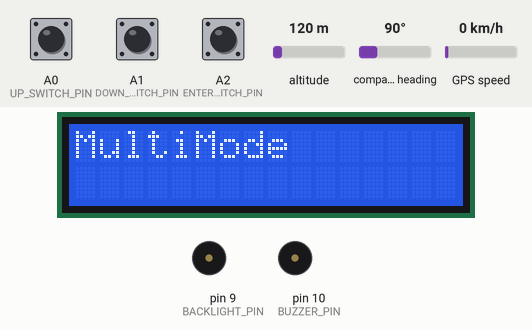
This sketch was run on a simulated Arduino Uno, built with avr-gcc and run on an emulated ATmega328P. Parts: 16×2 character LCD, buzzer (waves = sounding, pin HIGH). The test bench sets the inputs (shaded band); at power-on: A0 (UP_SWITCH_PIN) HIGH, A1 (DOWN_SWITCH_PIN) HIGH, A2 (ENTER_SWITCH_PIN) HIGH, altitude 120 m, compass heading 90°, GPS speed 0 km/h. The GPS gets a fix after 3 s at 37.7749, -122.4194 with 8 satellites; pins used as bus, display or sensor lines are not drawn; what the sketch prints to the serial monitor is not drawn.

Above: at 1.6 s.
1.7 s: A0 (UP_SWITCH_PIN) pulled LOW for 0.15 s
At 2.3 s:
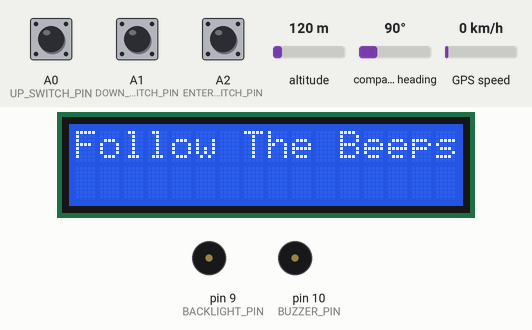
3.3 s: A1 (DOWN_SWITCH_PIN) pulled LOW for 0.15 s
At 4.4 s:
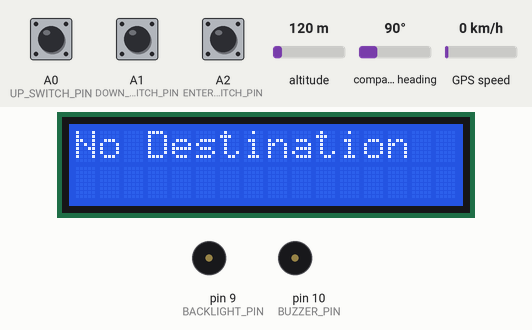
4.9 s: A0 (UP_SWITCH_PIN) pulled LOW for 1 s
At 7.1 s:
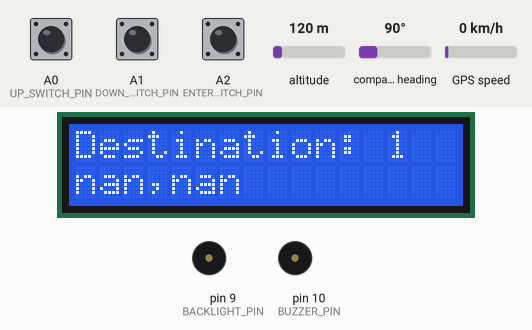
7.4 s: A1 (DOWN_SWITCH_PIN) pulled LOW for 1 s
At 8.7 s:
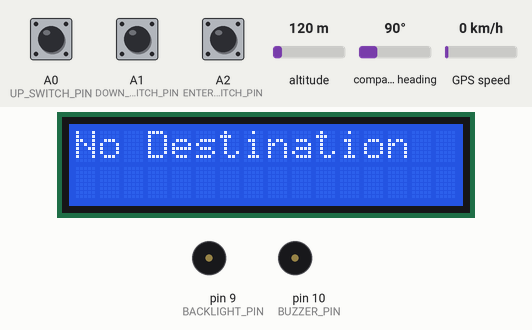
9.9 s: A0 (UP_SWITCH_PIN) pulled LOW for 3.2 s
At 13.7 s:
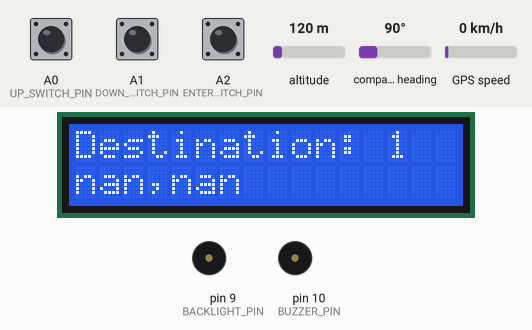
Timing chart, 0 to 15.2 s (numbered marks = the images above; inputs shaded):
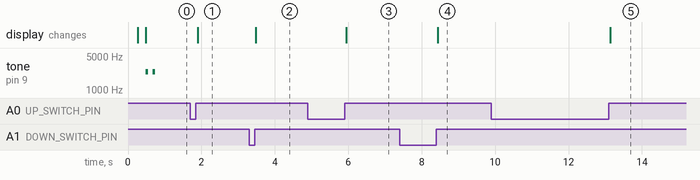

Measured:
- after the input at 1.7 s, the display: changes after 0.19 s (image 1)
- after the input at 3.3 s, the display: changes after 0.18 s (image 2)
- after the input at 4.9 s, the display: changes after 1.0 s (image 3)
- after the input at 7.4 s, the display: changes after 1.0 s (image 4)
- after the input at 9.9 s, the display: changes after 3.2 s (image 5)
- by itself, tone on pin 9 (BACKLIGHT_PIN): alternates 2400 Hz for 0.06 s and silent for 0.13 s, 4 changes in all, then stays silent

The sketch:

GPS_LCD_Beeper.ino
```cpp
#include <toneAC.h>
#include "Arduino.h"
#include "Definitions.h"
#include <SoftwareSerial.h>
#include "FrontControls.h"
#include "GPSGuide.h"
#include <TinyGPS.h>
#include <EEPROM.h>
#include "WaypointStore.h"
#include <LiquidCrystal.h>

//Todo
/*
Arrival song, press a button to silence
Timeout power off
Handle position loss audibly
LATER:
Multi point mode?
*/

FrontControls frontControls;
GPSGuide gpsGuide;
WaypointStore waypoints;
Beeper beeper;
boolean adminMode = NO;
int currentMenuIndex = 0;
boolean multiMode = NO;

void setup() {
#if 0
  adminMode = YES;
#endif
  debugBegin();
  delay(200);// Settle
  frontControls.begin();
  frontControls.displayNumber(currentMenuIndex);
  if (frontControls.upSwitchState() == ON && frontControls.downSwitchState() == ON) {
    adminMode = YES;
  } else {
    if (frontControls.upSwitchState() == ON) {
      waypoints.restoreMeadowPoints();
    }
    if (frontControls.downSwitchState() == ON) {
      waypoints.restoreGeocachePoints();
    }
  }
  multiMode = YES;
  frontControls.setSwitchCallbacks(upSwitchPressed, downSwitchPressed, enterSwitchPressed);
  frontControls.setSwitchHeldCallbacks(upSwitchHeld, downSwitchHeld);
  gpsGuide.setSerialTokenReleasedCallback(gpsSerialReleased);
  waypoints.dumpWaypoints();
  if (adminMode == YES) {
    beeper.useBuzzer = YES;
    beeper.volume = 5;
    beeper.beepArrival();
    frontControls.generalMessage(F("Admin mode"));
  } else if (multiMode) {
    beeper.beepAcknowledge();
    frontControls.generalMessage(F("MultiMode"));
  } else {
    beeper.beepAcknowledge();
    frontControls.generalMessage(F("Begin Journey"));
    loadWaypoint(0);
  }
  //selfTest();
}

void loop() {
  beeper.processLoop();
  gpsGuide.processLoop();
  frontControls.processLoop();

}

void enterSwitchPressed() {
  frontControls.activateBacklight();
  if(!adminMode) return;
  float lat, lon;
  boolean goodPosition = gpsGuide.getPosition(&lat, &lon);
  if (goodPosition) {
    waypoints.storeWaypoint(currentWaypoint(), lat, lon);
    loadWaypoint(currentWaypoint());
  }
}

void upSwitchPressed() {
  frontControls.activateBacklight();
  if(!adminMode && !multiMode) return;
  if (currentMenuIndex < 19) {
    ++currentMenuIndex;
    frontControls.displayNumber(currentMenuIndex);
    loadWaypoint(currentMenuIndex - 1);
  }
}

void downSwitchPressed() {
  frontControls.activateBacklight();
  if(!adminMode && !multiMode) return;
  if (currentMenuIndex > 0) {
    --currentMenuIndex;
    frontControls.displayNumber(currentMenuIndex);
    loadWaypoint(currentMenuIndex - 1);
  }
}

int currentWaypoint() {
  return currentMenuIndex - 1;
}

void upSwitchHeld() {


}

void downSwitchHeld() {

}

void gpsSerialReleased() {
  //debugPrintln(F("Giving token to scanner"));
  gpsGuide.serialTokenReturned();
}


void loadWaypoint(int point) {
  if (point < 0) {
    gpsGuide.endGuiding();
    frontControls.generalMessage(F("No Destination"));
    return;
  }
  gpsGuide.endGuiding();
  float lat, lon;
  waypoints.retrieveWaypoint(point, &lat, &lon);
  frontControls.displayWaypointSelection(point + 1, lat, lon);
  if (lat == TinyGPS::GPS_INVALID_F_ANGLE || lon == TinyGPS::GPS_INVALID_F_ANGLE) {
    debugPrintln(F("INVALID WAYPOINT"));
    //frontControls.setStatusLight(ON);
    return;
  } else {
    //frontControls.setStatusLight(OFF);
  }
  gpsGuide.setDestination(lat, lon);
  gpsGuide.beginGuiding();
}

void selfTest() {
  debugPrintln(F("Running self test"));
  //beeper.selfTest();
  frontControls.selfTest();
  gpsGuide.setDestination(100, 100);
  gpsGuide.beginGuiding();
}
```

Beeper.cpp
```cpp
#ifndef BEEPER_cpp
#define BEEPER_cpp

#include <toneAC.h>
#include "Beeper.h"
#include "Definitions.h"
#include "Pitches.h"

LazyTimer(BeepTimer);
const int BUZZER_PIN = 10;
const int BUZZER_FREQ = 800;
const int BUZZER_VOL = 10;
//const int BUZZER_VOL = 10;
const int SILENT_PIN = 6;

Beeper::Beeper() {
  pinMode(BUZZER_PIN, OUTPUT);
  noteIndex = 0;
  useBuzzer = ON;
  beepType = NO_BEEP;
  volume = BUZZER_VOL;
  currentNoteTotal = 0;
  previousNoteTotal = 0;
}

const int arrivalCount = 12;
Note arrival[arrivalCount] = {{NOTE_C5, 4},{NOTE_G4, 8},{NOTE_G4, 8},{NOTE_A4, 4},{NOTE_G4, 4},{0, 4},{NOTE_B4, 8},{NOTE_C5, 4},{0, 1},{0, 1},{0, 1},{0, 1}};
const int acknowledgeCount = 4;
Note acknowledge[acknowledgeCount] = {{2400, 16},{0, 8},{2400, 16},{0, 8}};

void Beeper::processLoop() {
  if (beepType == NO_BEEP)
    return;

  if (noteIndex == 0) {
    note(currentNoteArray[noteIndex].freq);
    ResetLazyTimer(BeepTimer);
    ++noteIndex;
    return;
  }

  if (beepType == BEEP_SINGLE) {
    int duration = 1000/currentNoteArray[noteIndex - 1].duration;
    if (LazyTimerDuration(BeepTimer) > duration) {
      if (noteIndex == currentNoteTotal) { // Last note
        note(0);
        debugPrint(F("Previous Type:"));
        debugPrintln(previousBeepType);
        beepType = previousBeepType;
        copyNotesArrayToArray(previousNoteArray, currentNoteArray, previousNoteTotal);
        currentNoteTotal = previousNoteTotal;
        ResetLazyTimer(BeepTimer);
        noteIndex = 0;
        return;
      }
      note(currentNoteArray[noteIndex].freq);
      ++noteIndex;
      ResetLazyTimer(BeepTimer);
    }
  }

  if (beepType == BEEP_REPEATING) {
    if (LazyTimerDuration(BeepTimer) > 1000/currentNoteArray[noteIndex - 1].duration) {
      if (noteIndex == currentNoteTotal) { // Last note
        ResetLazyTimer(BeepTimer);
        noteIndex = 0;
        return;
      }
      note(currentNoteArray[noteIndex].freq);
      ResetLazyTimer(BeepTimer);
      ++noteIndex;
    }
  }
}


void Beeper::beepArrival()
{
  startBeepWithType(BEEP_REPEATING, arrival, arrivalCount);
}

void Beeper::beepAcknowledge()
{
  startBeepWithType(BEEP_SINGLE, acknowledge, acknowledgeCount);
}

void Beeper::beepReallyFast() {
  debugPrintln(F("Beep Real Fast"));
  //startBeepWithType(BEEP_REPEATING);
}

void Beeper::stopBeeping() {
  debugPrintln(F("No beep"));
  StopLazyTimer(BeepTimer);
  beepType = NO_BEEP;
  noteIndex = 0;
  note(0);
}

void Beeper::beepNegative() {
  debugPrintln(F("Beep Negative"));
  //startBeepWithType(BEEP_SINGLE);
}

void Beeper::beepAffirmative() {
  debugPrintln(F("Beep Affirmative"));
  //startBeepWithType(BEEP_SINGLE);
}

void Beeper::startBeepWithType(int type, Note *notes, int noteCount) {
  if(notes == previousNoteArray && type == previousBeepType)
    return;
  debugPrint(F("Starting Type:"));
  debugPrintln(type);
  if (type == BEEP_SINGLE) {
    previousBeepType = beepType;
    debugPrint(F("Assingned Prev Type:"));
  debugPrintln(previousBeepType);
    if (previousBeepType == BEEP_REPEATING) {
      copyNotesArrayToArray(currentNoteArray, previousNoteArray, 2);
      previousNoteTotal = currentNoteTotal;
    }
  }

  noteIndex = 0;
  beepType = type;
  copyNotesArrayToArray(notes, currentNoteArray, noteCount);
  currentNoteTotal = noteCount;
  StartLazyTimer(BeepTimer);
}

void Beeper::beepWithRate(int rate) {
  debugPrint(F("Beep:"));
  debugPrintln(rate);
  if (rate > 15)
    rate = 15;
  if (rate < 1) {
    rate = 1;
  }
  int beepPause = rate * 1.5;
  int beepLength = rate * 2;
  Note notes[2] = {{BUZZER_FREQ, beepLength},{0, beepPause}};
  startBeepWithType(BEEP_REPEATING, notes, 2);
}

void Beeper::note(int freq) {
  if (useBuzzer) {
    toneAC(freq, volume);
  }
}

void Beeper::selfTest() {
  for(int freq = 150; freq < 2000; freq += 50) {
    toneAC(freq, 10);
    delay(40);
  }
  noToneAC();
}

void Beeper::copyNotesArrayToArray(Note *array1, Note *array2, int count) {
  for (int i = 0; i < count; i++) {
    array2[i] = array1[i];
  }
}

#endif
```

Beeper.h
```cpp
#ifndef BEEPER_h
#define BEEPER_h

#include "Arduino.h"

const int NO_BEEP = 0;
const int BEEP_REPEATING = 1;
const int BEEP_SINGLE = 2;

struct Note {
  int freq;
  int duration;
};

class Beeper
{
  public:

    // methods
    Beeper();
    void processLoop();
    void stopBeeping();
    void beepWithRate(int rate);
    void beepArrival();
    void beepReallyFast();
    void beepAffirmative();
    void beepAcknowledge();
    void beepNegative();
    boolean useBuzzer;
    int volume;
    void selfTest();

  private:
    void startBeepWithType(int type, Note *notes, int noteCount);
    int beepType;
    int previousBeepType;
    int currentNoteTotal;
    Note currentNoteArray[15];
    int previousNoteTotal;
    Note previousNoteArray[15];
    void copyNotesArrayToArray(Note *array1, Note *array2, int count);
    int noteIndex;
    void note(int freq);
};

#endif
```

Debounce.cpp
```cpp
#include "Debounce.h"
#include "Arduino.h"
#include "Definitions.h"

Debounce::Debounce(unsigned long interval_millis, int pin)
{
  StopLazyTimer(debounceTimer);
  this->interval_millis = interval_millis;;
  state = digitalRead(pin);
  this->pin = pin;
}

boolean Debounce::checkForStateChange()
{
  boolean newState = digitalRead(pin);
  if (state != newState) {
  	if (LazyTimerPastDuration(debounceTimer, interval_millis)) {
  		StopLazyTimer(debounceTimer);
  		state = newState;
                return YES;
	} else if (!LazyTimerRunning(debounceTimer)) {
          StartLazyTimer(debounceTimer);
        }
  }
  return NO;
}

boolean Debounce::read()
{
  return state;
}
```

Debounce.h
```cpp
#ifndef Debounce_h
#define Debounce_h
#include "Definitions.h"
#include "Arduino.h"

class Debounce
{

public:
  Debounce(unsigned long interval_millis, int pin );
  boolean checkForStateChange();
  boolean read();

private:
  unsigned long debounceTimer;
  unsigned long interval_millis;
  boolean state;
  int pin;
};

#endif
```

Definitions.h
```cpp
#ifndef DEFINITIONS_h
#define DEFINITIONS_h

#include "Beeper.h"
#include "FrontControls.h"
const unsigned long ULONG_MAX = 4294967295;
extern boolean adminMode;
extern FrontControls frontControls;
extern Beeper beeper;

#define ON HIGH
#define OFF LOW
#define YES HIGH
#define NO LOW

#define DEBUG 1 // Set this to zero when everything is good
#define debugBegin() do { if (DEBUG) Serial.begin(9600); } while (0)
#define debugPrint(x) do { if (DEBUG) Serial.print(x); } while (0)
#define debugPrintln(x) do { if (DEBUG) Serial.println(x); } while (0)
//#define debugPrintMem() do { if (DEBUG) {Serial.print("MemoryFree"); Serial.println(freeMemory()); } } while (0)

#define LazyTimer(timer) static unsigned long timer = ULONG_MAX
#define StartLazyTimer(timer) (timer = millis())
#define LazyTimerRunning(timer) (timer != ULONG_MAX)
#define ResetLazyTimer(timer) (timer = millis())
#define StopLazyTimer(timer) (timer = ULONG_MAX)
#define LazyTimerPastDuration(timer, x) (timer != ULONG_MAX && millis() - timer > x)
#define LazyTimerDuration(timer) (millis() - timer)

#endif
```

FrontControls.cpp
```cpp
#ifndef FRONTCONTROLS_cpp
#define FRONTCONTROLS_cpp
#include "FrontControls.h"
#include "Definitions.h"
#include "FrontControls.h"
#include "Arduino.h"
#include "Debounce.h"
#include <LiquidCrystal.h>

LiquidCrystal lcd(A4, A3, 4, 5, 6, 7, 8);

const int HOLD_DURATION = 8000;
const int UP_SWITCH_PIN = A0;
const int DOWN_SWITCH_PIN = A1;
const int ENTER_SWITCH_PIN = A2;
const int BACKLIGHT_PIN = 9;
Debounce upSwitch(30 , UP_SWITCH_PIN);
Debounce downSwitch(30 , DOWN_SWITCH_PIN);
Debounce enterSwitch(30 , ENTER_SWITCH_PIN);
LazyTimer(BackLightTimer);
const unsigned long BACKLIGHT_TIMEOUT = 900000;


//const int STATUS_LIGHT_PIN = 6;
const int STATUS_LIGHT_PULSE_TIME = 100;

LazyTimer(StatusPulseTimer);
LazyTimer(HoldTimer);

FrontControls::FrontControls()
{
  pinMode(BACKLIGHT_PIN, OUTPUT);
  digitalWrite(BACKLIGHT_PIN, LOW);
  haveFix = YES;

  // Switch
  pinMode(UP_SWITCH_PIN, INPUT);
  pinMode(DOWN_SWITCH_PIN, INPUT);
  pinMode(ENTER_SWITCH_PIN, INPUT);
  // Pullups
  digitalWrite(UP_SWITCH_PIN, HIGH);
  digitalWrite(DOWN_SWITCH_PIN, HIGH);
  digitalWrite(ENTER_SWITCH_PIN, HIGH);

  isSelfTesting = NO;
}

void FrontControls::begin() {
  lcd.begin(16, 2);
}
void  FrontControls::guideHasFix() {
  if (haveFix) {
    frontControls.activateBacklight();
    haveFix = YES;
    lcd.clear();
    lcd.setCursor(0,0);
    lcd.write("Follow The Beeps");
  }
}

boolean FrontControls::upSwitchState() {
  return !digitalRead(UP_SWITCH_PIN);
}

boolean FrontControls::downSwitchState() {
  return !digitalRead(DOWN_SWITCH_PIN);
}

boolean FrontControls::enterSwitchState() {
  return !digitalRead(ENTER_SWITCH_PIN);
}

void FrontControls::processLoop()
{
   if (LazyTimerPastDuration(BackLightTimer, BACKLIGHT_TIMEOUT)) {
    StopLazyTimer(BackLightTimer);
    digitalWrite(BACKLIGHT_PIN, OFF);;
  }
  if (enterSwitch.checkForStateChange()) {
    if (enterSwitch.read()) {
        handleSwitch(ENTER_SWITCH, PUSHED);
    }
  }
  if (upSwitch.checkForStateChange()) {
    if (upSwitch.read()) {
      if (LazyTimerPastDuration(HoldTimer, HOLD_DURATION)) {
        handleSwitch(UP_SWITCH, HELD);
      } else {
        handleSwitch(UP_SWITCH, PUSHED);
      }
      StopLazyTimer(HoldTimer);
      debugPrintln(F("up"));
    } else {
      // Down
      StartLazyTimer(HoldTimer);
    }
  }
  if (downSwitch.checkForStateChange()) {
    if (downSwitch.read()) {
      if (LazyTimerPastDuration(HoldTimer, HOLD_DURATION)) {
        handleSwitch(DOWN_SWITCH, HELD);
      } else {
        handleSwitch(DOWN_SWITCH, PUSHED);
      }
      StopLazyTimer(HoldTimer);
      debugPrintln(F("down"));
    } else {
      // Down
      StartLazyTimer(HoldTimer);
    }
  }

  if (LazyTimerPastDuration(StatusPulseTimer, STATUS_LIGHT_PULSE_TIME)) {
    //digitalWrite(STATUS_LIGHT_PIN, !digitalRead(STATUS_LIGHT_PIN));
    ResetLazyTimer(StatusPulseTimer);
  }
}

void FrontControls::setSwitchCallbacks(void (*upCallback)(),void (*downCallback)(), void (*enterCallback)()) {
  upSwitchCallback = upCallback;
  downSwitchCallback = downCallback;
  enterSwitchCallback = enterCallback;
}

void FrontControls::setSwitchHeldCallbacks(void (*upHeldCallback)(),void (*downHeldCallback)()) {
  upSwitchHeldCallback = upHeldCallback;
  downSwitchHeldCallback = downHeldCallback;
}

void FrontControls::displayNumber(int number) {

}

void FrontControls::handleSwitch(Switches theSwitch, SwitchStatus theStatus) {
  if (isSelfTesting) {
    lcd.setCursor(0, 1);
    lcd.print(theSwitch);
  }
  switch (theSwitch) {
    case UP_SWITCH:
      if (theStatus == PUSHED)
        upSwitchCallback();
      else
        upSwitchHeldCallback();
      break;
    case DOWN_SWITCH:
      if (theStatus == PUSHED)
        downSwitchCallback();
      else
        downSwitchHeldCallback();
      break;
    case ENTER_SWITCH:
      if (theStatus == PUSHED)
        enterSwitchCallback();
      break;
  }
}

void FrontControls::selfTest() {
  lcd.print(F(" Press a Button"));
  isSelfTesting = YES;
}

void FrontControls::displayWaypointSelection(int waypointIndex, float lat, float lon) {
  lcd.clear();
  lcd.setCursor(0,0);
  lcd.write("Destination: ");
  lcd.print(waypointIndex);
  lcd.setCursor(0,1);
  lcd.print(lat, 3);
  lcd.print(F(","));
  lcd.print(lon, 3);
}

void FrontControls::generalMessage(String message) {
  lcd.clear();
  lcd.setCursor(0,0);
  lcd.print(message);
}

void FrontControls::guideMessage(String message) {
  guideMessage(message, "");
}

void FrontControls::guideMessage(String message1, String message2) {
  if (adminMode) {
     return;
  }
  lcd.clear();
  lcd.setCursor(0,0);
  lcd.print(message1);
  lcd.setCursor(0,1);
  lcd.print(message2);
}

void FrontControls::guideOffcourse() {
  if (adminMode) {
     return;
  }
  lcd.clear();
  lcd.setCursor(0,0);
  lcd.print(F("Follow The Beeps"));
}

void FrontControls::guideOncourse() {
  if (adminMode) {
     return;
  }
  lcd.clear();
  lcd.setCursor(0,0);
  lcd.print(F("Follow The Beeps"));
}

void FrontControls::displayNoFix() {
  if (!haveFix)
    return;
  frontControls.activateBacklight();
  haveFix = NO;
  debugPrintln(F("No Signal"));
  lcd.clear();
  lcd.setCursor(0,0);
  lcd.write("No Signal");
  lcd.setCursor(0,1);
  lcd.write("Find the sky");
}

void FrontControls::displayGPS(float lat, float lon, float distance, unsigned long precision, int updates, float dFromRef, float recentCourse, float destCourse, int beepRate) {
  lcd.clear();
  lcd.setCursor(0,0);
//  lcd.print(lat, 4);
//  lcd.print(F(","));
//  lcd.print(lon, 4);
  lcd.print(F("C"));
  lcd.print(recentCourse,0);
  lcd.print(F("DC"));
  lcd.print(destCourse,0);
  lcd.print(F("BR"));
  lcd.print(beepRate);
  lcd.setCursor(0,1);
  lcd.print(F("U"));
  lcd.print(updates);
  lcd.print(F("R"));
  lcd.print(dFromRef);
  lcd.print(F("D"));
  lcd.print(distance, 0);
  lcd.print(F("P"));
  lcd.print(precision);
}

void FrontControls::clear() {
   lcd.clear();
}

void FrontControls::updateGuideInfo(float currentCourse, float courseToDest, float currentDistance) {
  lcd.clear();
  lcd.setCursor(0,0);
  lcd.print(F("cc:"));
  lcd.print(currentCourse, 1);
  lcd.print(F("cd:"));
  lcd.print(courseToDest, 1);
  lcd.setCursor(0,1);
  lcd.print(F("Dis:"));
  lcd.print(currentDistance, 1);
}

void FrontControls::activateBacklight() {
  digitalWrite(BACKLIGHT_PIN, ON);
  StartLazyTimer(BackLightTimer);
}

#endif
```

GPSGuide.h
```cpp
#ifndef GPSGUIDE_h
#define GPSGUIDE_h

#include "Arduino.h"

class GPSGuide
{
  public:
    boolean displayInfo;

    // methods
    GPSGuide();
    boolean getPosition(float *lat, float *lon);
    void processLoop();
    void setDestination(float lat, float lon);
    float distanceFromDestination();
    void beginGuiding();
    void endGuiding();
    void setFixChangedCallback(void (*fixChangedCallback)(boolean));
    void setSerialTokenReleasedCallback(void (*serialTokenReleasedCallback)());
    void serialTokenReturned();

  private:
    boolean haveSerialToken;
    void returnSerialToken();
    void (*fixChangedCallback)(boolean);
    void (*serialTokenReleasedCallback)();
    float destinationLat;
    float destinationLon;
    float refLat;
    float refLon;
    boolean guiding;
    int hotColdLevel;

    boolean isPositionValid();
    float courseToDestination();
    boolean movedFarEnoughToUpdateStatus();
    void storeNewMovementReference();
    void displayGPSInfo();
    void invalidateMovementReference();
    float currentCourseFromReference();
    boolean courseWithinDegressOfCourse(float course1, float course2, float tolerance);
    void updateLastTrackedDistance();
    void updateGuide();
    void updateLevel(int level);
};

#endif
```

Source omitted: FrontControls.h (1749 bytes), GPSGuide.cpp (9212 bytes), Pitches.h (2000 bytes), WaypointStore.cpp (3314 bytes), WaypointStore.h (414 bytes)
